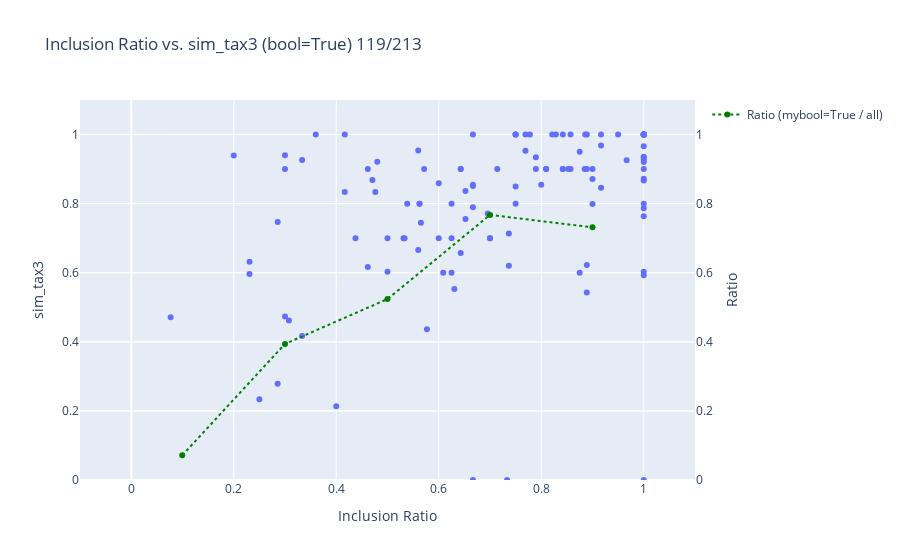
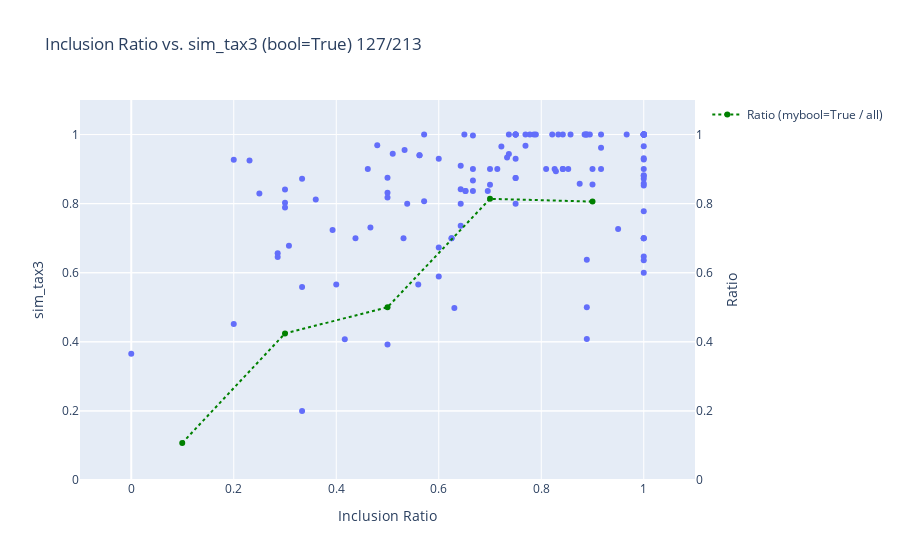
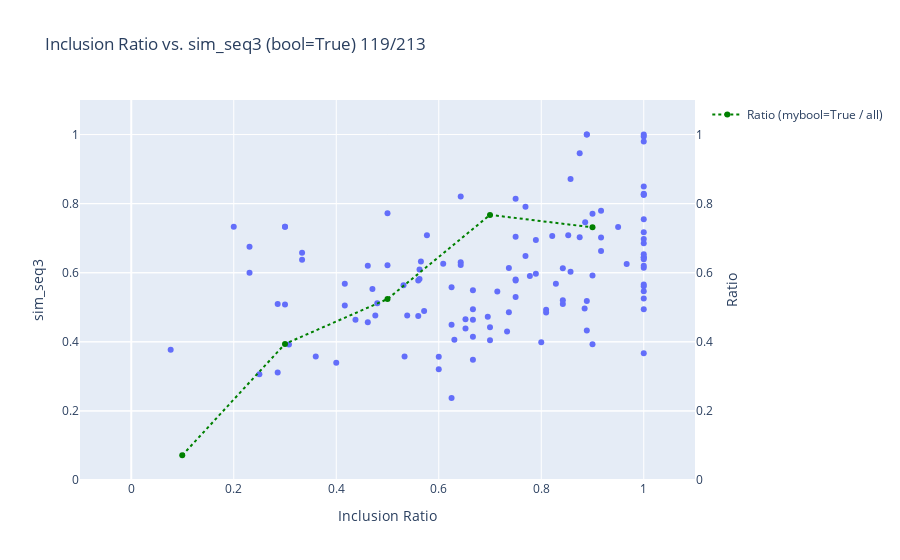

The cell these charts' notebook holds for them, in order:
### Code cell
import json
print(path_eval_results + 'human/human-norag.json')

with open('/root/project/f4_evaluate/result_v6/human/human-rag.json', 'r', encoding='utf-8') as f:
    eval_ragdata = json.load(f)
with open('/root/project/f4_evaluate/result_v6/human/human-norag.json', 'r', encoding='utf-8') as f:
    eval_noragdata = json.load(f)
with open('/root/project/f4_evaluate/result_v6/human/human-raggoal.json', 'r', encoding='utf-8') as f:
    eval_raggoaldata = json.load(f)


# print(data)
eval_ragdata = eval_ragdata['annotations']
print(len(eval_ragdata))
eval_ragdata = list(eval_ragdata.values())
print(len(eval_ragdata))

eval_noragdata = eval_noragdata['annotations']
print(len(eval_noragdata))
eval_noragdata = list(eval_noragdata.values())
print(len(eval_noragdata))

eval_raggoaldata = eval_raggoaldata['annotations']
print(len(eval_raggoaldata))
eval_raggoaldata = list(eval_raggoaldata.values())
print(len(eval_raggoaldata))


df_eval_rag = pd.DataFrame(eval_ragdata).sort_values(by='idx').reset_index(drop=True)
df_eval_norag = pd.DataFrame(eval_noragdata).sort_values(by='idx').reset_index(drop=True)
df_eval_raggoal = pd.DataFrame(eval_raggoaldata).sort_values(by='idx').reset_index(drop=True)
# print(df_eval_rag)

#reorder new df jsons by index number!



# bool are stored as object type. convert this to bool
df_eval_rag = convert_dtypes(df_eval_rag)
df_eval_norag = convert_dtypes(df_eval_norag)
df_eval_raggoal = convert_dtypes(df_eval_raggoal)
# df_eval_noraggoal = convert_dtypes(df_eval_noraggoal)



# inclusion ratio must be in the df
rag_inclusion_ratio = df_inclusion_ratio(PATH_BASELINE_RAG, baselines[0])
norag_inclusion_ratio = df_inclusion_ratio(PATH_BASELINE_NORAG, baselines[1])
# print(rag_inclusion_ratio)
raggoal_inclusion_ratio = df_inclusion_ratio(PATH_BASELINE_RAGGOAL, baselines[2])
# noraggoal_inclusion_ratio = df_inclusion_ratio(PATH_BASELINE_NORAGGOAL, baselines[3])

df_eval_rag = pd.concat([df_eval_rag, rag_inclusion_ratio], axis=1)
df_eval_norag = pd.concat([df_eval_norag, norag_inclusion_ratio], axis=1)
df_eval_raggoal = pd.concat([df_eval_raggoal, raggoal_inclusion_ratio], axis=1)
# df_eval_noraggoal = pd.concat([df_eval_noraggoal, noraggoal_inclusion_ratio], axis=1)



def plot_sequence_cursor_interactive2(df: pd.DataFrame, mybool: bool, key2plot: str, bin_num:int):
    # df = df.dropna(subset=['inclusion_ratio', 'sequence_similarity_sbert', 'core_check_seq'])
    filtered_df = df[df['core_check_seq'] == mybool]
    size1 = df.shape[0]
    size2 = filtered_df.shape[0]
    print(size1, size2)

    #===============================
    #ratio of selection
    #===============================
    # Step 1: Bin the data by inclusion_ratio
    bin_width = 1.0/bin_num
    # bins = np.arange(0, 1.0001 + bin_width, bin_width)
    bins = np.arange(0, 0.9001 + bin_width, bin_width)
    df['inclusion_bin'] = pd.cut(df['inclusion_ratio'], bins=bins, include_lowest=True)

    # Step 2: Group by bins and calculate ratio
    grouped = df.groupby('inclusion_bin', observed=True)
    bin_centers = [interval.mid for interval in grouped.groups.keys()]

    ratios = []
    for bin_label, group in grouped:
        total = len(group)
        true_count = group[group['core_check_seq'] == True].shape[0]
        ratio = true_count / total if total > 0 else 0
        ratios.append(ratio)

    #===============================
    # Polynomial fit
    N = 1
    coeffs = np.polyfit(filtered_df['inclusion_ratio'], filtered_df[key2plot], deg=N)
    poly_func = np.poly1d(coeffs)
    x_smooth = np.linspace(filtered_df['inclusion_ratio'].min(), filtered_df['inclusion_ratio'].max(), 200)
    y_smooth = poly_func(x_smooth)

    # Scatter plot with hover info
    fig = px.scatter(
        filtered_df,
        x='inclusion_ratio',
        y=key2plot,
        hover_data=['idx','source_uid'],
        labels={
            'inclusion_ratio': 'Inclusion Ratio',
            key2plot: key2plot,
        },
        title=f'Inclusion Ratio vs. {key2plot} (bool={mybool}) {size2}/{size1}',
    )

    #===============================
    # Add polynomial fit line
    # fig.add_scatter(
    #     x=x_smooth,
    #     y=y_smooth,
    #     mode='lines',
    #     name=f'{N}° polynomial fit',
    #     line=dict(color='red')
    # )

    fig.update_layout(
        xaxis=dict(range=[-0.1, 1.1]),
        yaxis=dict(range=[0, 1.1]),
    )

    #===============================
    #ratio of selection
    #===============================
    # Add ratio line trace with secondary y-axis
    fig.add_trace(go.Scatter(
        x=bin_centers,
        y=ratios,
        mode='lines+markers',
        name='Ratio (mybool=True / all)',
        line=dict(color='green', dash='dot'),
        yaxis='y2'
    ))

    # Configure secondary y-axis
    fig.update_layout(
        yaxis2=dict(
            title='Ratio',
            overlaying='y',
            side='right',
            range=[0, 1.1]
        )
    )

    fig.show()

plot_sequence_cursor_interactive2(df_eval_rag, True, 'sim_tax3', 5)
plot_sequence_cursor_interactive2(df_eval_norag, True, 'sim_tax3', 5)
plot_sequence_cursor_interactive2(df_eval_rag, True, 'sim_seq3', 5)
plot_sequence_cursor_interactive2(df_eval_norag, True, 'sim_seq3', 5)
plot_sequence_cursor_interactive2(df_eval_raggoal, True, 'sim_seq3', 5)

### Figure 1 — Plotly figure (JSON) as saved in the notebook; plotly's stock layout.template omitted (floating-point values rounded to 4 significant figures; data arrays with more than 128 entries replaced by an {"elided": "..."} marker saying what was removed)
{"data": [{"customdata": {"elided": "119x2 mixed values"}, "hovertemplate": "Inclusion Ratio=%{x}<br>sim_tax3=%{y}<br>idx=%{customdata[0]}<br>source_uid=%{customdata[1]}<extra></extra>", "legendgroup": "", "marker": {"color": "#636efa", "symbol": "circle"}, "mode": "markers", "name": "", "orientation": "v", "showlegend": false, "type": "scatter", "x": [0.3333, 0.6667, 0.6667, 1.0, 1.0, 0.4, 0.56, 0.9, 1.0, 0.875, 0.6, 0.8, 0.9, 0.7, 0.7, 0.5312, 0.625, 1.0, 0.36, 0.48, 0.56, 0.3, 0.6522, 0.6522, 0.6957, 0.25, 0.625, 0.625, 1.0, 0.6667, 0.6667, 1.0, 0.5, 0.2857, 1.0, 0.8889, 0.8889, 1.0, 0.7368, 0.7368, 0.7895, 0.4615, 0.7692, 0.7692, 0.5714, 1.0, 1.0, 0.5333, 0.6, 0.7333, 0.3077, 0.4615, 0.5385, 0.4375, 0.5625, 0.5625, 0.9, 0.9667, 1.0, 0.07692, 0.2308, 0.2308, 0.5, 0.75, 0.875, 1.0, 0.2, 0.3, 0.3, 0.6429, 0.6429, 0.8571, 0.75, 0.8889, 0.8889, 0.75, 0.4762, 0.8095, 0.8095, 0.5769, 0.2857, 0.8571, 1.0, 0.7143, 0.8286, 0.8857, 0.75, 1.0, 0.4706, 0.95, 1.0, 1.0, 1.0, 1.0, 0.8846, 1.0, 1.0, 1.0, 1.0, 1.0, 0.3333, 0.4167, 0.4167, 0.6667, 0.7778, 0.8421, 0.7895, 0.5652, 0.6087, 0.9167, 0.9167, 0.9167, 0.8421, 0.8421, 0.8526, 0.6304, 0.6429, 0.75, 0.8214], "xaxis": "x", "y": [0.417, 0.0, 0.8545, 0.7632, 0.8, 0.2134, 0.6659, 0.8716, 1.0, 0.6, 0.8587, 0.8543, 0.7992, 0.7, 0.7, 0.7, 0.7, 0.9661, 1.0, 0.9209, 0.9537, 0.4732, 0.7558, 0.8366, 0.7714, 0.2334, 0.6, 0.8, 0.0, 0.7894, 0.851, 0.9, 0.6031, 0.7471, 0.6025, 0.5431, 0.6224, 0.5929, 0.7136, 0.6202, 0.9, 0.6165, 1.0, 0.953, 0.9, 0.7868, 0.8722, 0.7, 0.7, 0.0, 0.4618, 0.9, 0.8, 0.7, 0.8, 0.8, 0.9, 0.9256, 0.9204, 0.471, 0.6319, 0.5962, 0.7, 0.8499, 0.9499, 0.9997, 0.939, 0.9404, 0.9, 0.9002, 0.6573, 1.0, 0.8, 1.0, 0.9, 1.0, 0.8337, 0.9, 0.9, 0.4364, 0.2784, 0.9, 0.9342, 0.9, 1.0, 1.0, 1.0, 1.0, 0.8684, 1.0, 0.8671, 1.0, 1.0, 1.0, 0.9, 1.0, 1.0, 0.9278, 1.0, 0.9356, 0.926, 0.8336, 1.0, 1.0, 1.0, 1.0, 0.9346, 0.7445, 0.6, 1.0, 0.8462, 0.9684, 0.9, 0.9, 0.9, 0.5529, 0.9, 1.0, 1.0], "yaxis": "y"}, {"line": {"color": "green", "dash": "dot"}, "mode": "lines+markers", "name": "Ratio (mybool=True / all)", "type": "scatter", "x": [0.0995, 0.3, 0.5, 0.7, 0.9], "y": [0.07143, 0.3939, 0.5238, 0.7674, 0.7313], "yaxis": "y2"}], "layout": {"legend": {"tracegroupgap": 0}, "title": {"text": "Inclusion Ratio vs. sim_tax3 (bool=True) 119/213"}, "xaxis": {"anchor": "y", "domain": [0, 1], "range": [-0.1, 1.1], "title": {"text": "Inclusion Ratio"}}, "yaxis": {"anchor": "x", "domain": [0, 1], "range": [0, 1.1], "title": {"text": "sim_tax3"}}, "yaxis2": {"overlaying": "y", "range": [0, 1.1], "side": "right", "title": {"text": "Ratio"}}}}

### Figure 2 — Plotly figure (JSON) as saved in the notebook; plotly's stock layout.template omitted (floating-point values rounded to 4 significant figures; data arrays with more than 128 entries replaced by an {"elided": "..."} marker saying what was removed)
{"data": [{"customdata": {"elided": "127x2 mixed values"}, "hovertemplate": "Inclusion Ratio=%{x}<br>sim_tax3=%{y}<br>idx=%{customdata[0]}<br>source_uid=%{customdata[1]}<extra></extra>", "legendgroup": "", "marker": {"color": "#636efa", "symbol": "circle"}, "mode": "markers", "name": "", "orientation": "v", "showlegend": false, "type": "scatter", "x": [0.3333, 0.3333, 0.8889, 0.6667, 0.6667, 1.0, 1.0, 0.4, 0.56, 0.6, 0.9, 0.6, 0.4667, 0.7, 0.7, 0.5312, 0.625, 0.625, 1.0, 1.0, 1.0, 0.36, 0.48, 0.6522, 0.6522, 0.6957, 1.0, 0.65, 0.75, 0.75, 0.6667, 1.0, 0.4167, 0.5, 0.5, 0.5, 0.6429, 0.0, 0.2857, 0.2857, 1.0, 0.8889, 0.8889, 1.0, 0.7368, 0.7368, 0.7895, 0.4615, 0.7692, 0.7692, 0.5102, 0.5714, 1.0, 1.0, 1.0, 0.5333, 0.6, 0.7333, 0.3077, 0.5385, 0.4375, 0.5625, 0.5625, 0.9, 0.9667, 1.0, 0.2308, 0.8333, 1.0, 0.5714, 0.75, 0.875, 1.0, 1.0, 1.0, 0.2, 0.3, 0.3, 0.6429, 0.6429, 0.8571, 0.25, 0.75, 0.8889, 0.8889, 0.3929, 0.75, 0.7857, 0.8095, 0.5, 0.2, 0.3, 1.0, 0.7143, 0.8286, 0.8857, 0.75, 1.0, 0.95, 1.0, 1.0, 0.7222, 1.0, 1.0, 0.75, 0.8846, 1.0, 1.0, 1.0, 1.0, 1.0, 0.3333, 0.6667, 0.7778, 0.8421, 0.8947, 0.9167, 0.9167, 0.9167, 0.8421, 0.8421, 0.8526, 0.6304, 0.8261, 0.6429, 0.75, 0.8214], "xaxis": "x", "y": [0.5587, 0.2, 0.5, 0.9975, 0.8671, 0.7, 0.7, 0.5659, 0.5658, 0.5888, 0.9, 0.9301, 0.7309, 0.8544, 0.9, 0.7, 0.7, 0.7, 0.9661, 1.0, 0.8818, 0.8117, 0.9694, 0.8366, 0.8364, 0.8366, 0.6, 1.0, 1.0, 0.9296, 0.8363, 0.9279, 0.4076, 0.8747, 0.8318, 0.8181, 0.9095, 0.3656, 0.6562, 0.6452, 0.88, 0.6374, 0.4078, 0.6363, 0.944, 1.0, 1.0, 0.9, 0.9678, 1.0, 0.9442, 1.0, 0.9314, 0.8722, 0.8528, 0.9554, 0.6733, 0.9332, 0.6782, 0.8, 0.7, 0.94, 0.9399, 0.8557, 1.0, 1.0, 0.9252, 1.0, 1.0, 0.8067, 0.7998, 0.8576, 1.0, 1.0, 1.0, 0.9269, 0.8406, 0.8022, 0.8418, 0.7356, 1.0, 0.8295, 1.0, 1.0, 1.0, 0.7236, 1.0, 1.0, 0.8999, 0.3925, 0.4514, 0.7888, 0.8584, 0.9, 0.8938, 0.9999, 0.8743, 0.7783, 0.7265, 0.7, 1.0, 0.9658, 1.0, 0.9, 0.874, 1.0, 1.0, 1.0, 1.0, 1.0, 0.647, 0.8723, 0.9, 1.0, 1.0, 1.0, 0.9616, 0.9, 1.0, 0.9, 0.9, 0.9, 0.4976, 0.9, 0.8, 1.0, 1.0], "yaxis": "y"}, {"line": {"color": "green", "dash": "dot"}, "mode": "lines+markers", "name": "Ratio (mybool=True / all)", "type": "scatter", "x": [0.0995, 0.3, 0.5, 0.7, 0.9], "y": [0.1071, 0.4242, 0.5, 0.814, 0.806], "yaxis": "y2"}], "layout": {"legend": {"tracegroupgap": 0}, "title": {"text": "Inclusion Ratio vs. sim_tax3 (bool=True) 127/213"}, "xaxis": {"anchor": "y", "domain": [0, 1], "range": [-0.1, 1.1], "title": {"text": "Inclusion Ratio"}}, "yaxis": {"anchor": "x", "domain": [0, 1], "range": [0, 1.1], "title": {"text": "sim_tax3"}}, "yaxis2": {"overlaying": "y", "range": [0, 1.1], "side": "right", "title": {"text": "Ratio"}}}}

### Figure 3 — Plotly figure (JSON) as saved in the notebook; plotly's stock layout.template omitted (floating-point values rounded to 4 significant figures; data arrays with more than 128 entries replaced by an {"elided": "..."} marker saying what was removed)
{"data": [{"customdata": {"elided": "119x2 mixed values"}, "hovertemplate": "Inclusion Ratio=%{x}<br>sim_seq3=%{y}<br>idx=%{customdata[0]}<br>source_uid=%{customdata[1]}<extra></extra>", "legendgroup": "", "marker": {"color": "#636efa", "symbol": "circle"}, "mode": "markers", "name": "", "orientation": "v", "showlegend": false, "type": "scatter", "x": [0.3333, 0.6667, 0.6667, 1.0, 1.0, 0.4, 0.56, 0.9, 1.0, 0.875, 0.6, 0.8, 0.9, 0.7, 0.7, 0.5312, 0.625, 1.0, 0.36, 0.48, 0.56, 0.3, 0.6522, 0.6522, 0.6957, 0.25, 0.625, 0.625, 1.0, 0.6667, 0.6667, 1.0, 0.5, 0.2857, 1.0, 0.8889, 0.8889, 1.0, 0.7368, 0.7368, 0.7895, 0.4615, 0.7692, 0.7692, 0.5714, 1.0, 1.0, 0.5333, 0.6, 0.7333, 0.3077, 0.4615, 0.5385, 0.4375, 0.5625, 0.5625, 0.9, 0.9667, 1.0, 0.07692, 0.2308, 0.2308, 0.5, 0.75, 0.875, 1.0, 0.2, 0.3, 0.3, 0.6429, 0.6429, 0.8571, 0.75, 0.8889, 0.8889, 0.75, 0.4762, 0.8095, 0.8095, 0.5769, 0.2857, 0.8571, 1.0, 0.7143, 0.8286, 0.8857, 0.75, 1.0, 0.4706, 0.95, 1.0, 1.0, 1.0, 1.0, 0.8846, 1.0, 1.0, 1.0, 1.0, 1.0, 0.3333, 0.4167, 0.4167, 0.6667, 0.7778, 0.8421, 0.7895, 0.5652, 0.6087, 0.9167, 0.9167, 0.9167, 0.8421, 0.8421, 0.8526, 0.6304, 0.6429, 0.75, 0.8214], "xaxis": "x", "y": [0.6378, 0.4943, 0.348, 0.7174, 0.8257, 0.3392, 0.5774, 0.592, 0.644, 0.7026, 0.3208, 0.3988, 0.3927, 0.4049, 0.4423, 0.5638, 0.558, 0.6448, 0.3576, 0.5118, 0.4749, 0.5083, 0.4652, 0.4385, 0.4725, 0.3064, 0.2373, 0.4494, 1.0, 0.4148, 0.5493, 0.6856, 0.6219, 0.5091, 0.3669, 0.4329, 0.5182, 0.4941, 0.4857, 0.6134, 0.695, 0.6203, 0.6487, 0.7913, 0.4889, 0.6141, 0.6538, 0.3571, 0.3571, 0.4301, 0.3923, 0.4563, 0.476, 0.4642, 0.5821, 0.6092, 0.7711, 0.6254, 0.6388, 0.3772, 0.5998, 0.6751, 0.7719, 0.814, 0.9459, 0.994, 0.733, 0.7331, 0.7331, 0.8205, 0.6304, 0.8711, 0.5294, 1.0, 1.0, 0.5775, 0.4759, 0.4932, 0.4849, 0.7085, 0.3111, 0.6029, 0.6977, 0.5456, 0.5683, 0.7458, 0.7039, 0.9799, 0.5529, 0.7326, 0.5606, 0.5661, 0.8499, 0.8256, 0.4966, 0.5461, 0.5253, 0.7548, 0.62, 0.8289, 0.6582, 0.5684, 0.5054, 0.4639, 0.5905, 0.5091, 0.5972, 0.6326, 0.6257, 0.663, 0.7793, 0.7017, 0.5202, 0.6126, 0.7083, 0.4063, 0.6222, 0.5802, 0.7065], "yaxis": "y"}, {"line": {"color": "green", "dash": "dot"}, "mode": "lines+markers", "name": "Ratio (mybool=True / all)", "type": "scatter", "x": [0.0995, 0.3, 0.5, 0.7, 0.9], "y": [0.07143, 0.3939, 0.5238, 0.7674, 0.7313], "yaxis": "y2"}], "layout": {"legend": {"tracegroupgap": 0}, "title": {"text": "Inclusion Ratio vs. sim_seq3 (bool=True) 119/213"}, "xaxis": {"anchor": "y", "domain": [0, 1], "range": [-0.1, 1.1], "title": {"text": "Inclusion Ratio"}}, "yaxis": {"anchor": "x", "domain": [0, 1], "range": [0, 1.1], "title": {"text": "sim_seq3"}}, "yaxis2": {"overlaying": "y", "range": [0, 1.1], "side": "right", "title": {"text": "Ratio"}}}}
